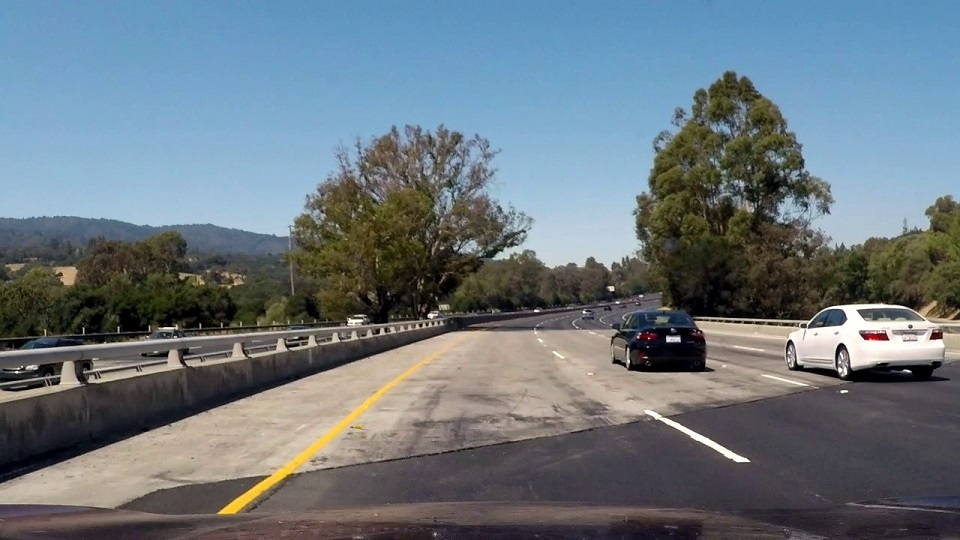
#> input picture lane-finding/test_images/challange00101.jpg, 960 x 540 px
$ python -i thresholding.py   (imports and definitions only)   (older library calls are emulated)
#> lines starting #> are read from the running program, lines starting #| are printed output that depends on the picture; after the words box and inside, x2 and y2 are one past the last pixel; in counts of white or black regions, pixels touching at a corner belong together
#> further down, picture is the input picture: shape (540, 960, 3); mean B, G, R 126, 118.4, 106.9
"""Extract color and gradient candidates using saved camera calibration."""

import json
from pathlib import Path

import cv2
import numpy as np


PROJECT_DIR = Path(__file__).resolve().parents[1]
DEFAULT_PARAMETERS = dict(
    white_lightness=(200, 255), yellow_hue=(15, 40),
    yellow_saturation=(100, 255), yellow_lightness=(40, 255),
    sobel_threshold=(40, 100), sobel_kernel=3,
)
COMPARISON_IMAGES = {"test1", "test3", "straight_lines1"}
DEFAULT_ROI = ((0.0, 1.0), (0.38, 0.58), (0.68, 0.58), (1.0, 1.0))
SOBEL_RANGES = ((20, 100), (40, 100), (60, 150))


# [17 lines left out: functions load_calibration, undistort_image, not called in this run]


def in_range(channel, bounds):
    """Return an inclusive threshold selection."""
    return (channel >= bounds[0]) & (channel <= bounds[1])


def color_mask(hls, white_lightness=(200, 255), yellow_hue=(15, 40),
               yellow_saturation=(100, 255), yellow_lightness=(40, 255)):
    """Select bright white and sufficiently saturated yellow pixels."""
#> called with white_lightness = (200, 255), yellow_hue = (15, 40), yellow_saturation = (100, 255), yellow_lightness = (40, 255)
    hue, lightness, saturation = cv2.split(hls)
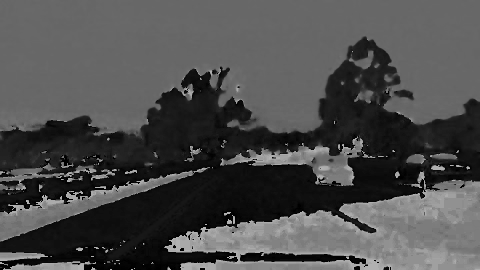
#> hue: shape (540, 960) (shown at 1/2 size); min 0, max 179, mean 76.3
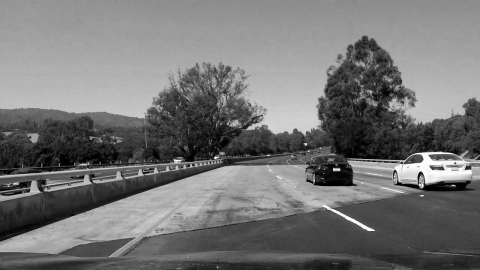
#> lightness: shape (540, 960) (shown at 1/2 size); min 0, max 255, mean 116.3
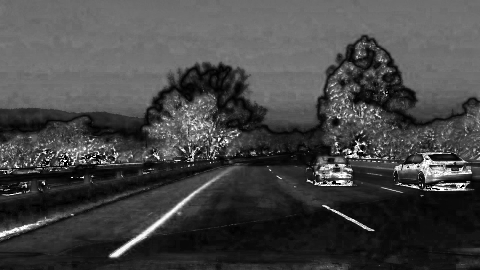
#> saturation: shape (540, 960) (shown at 1/2 size); min 0, max 255, mean 69.1
    white = in_range(lightness, white_lightness)
    yellow = (in_range(hue, yellow_hue) & in_range(saturation, yellow_saturation)
              & in_range(lightness, yellow_lightness))
#> call 3 of in_range, with bounds = (100, 255)
#> in in_range (call 3), `return (channel >= bounds[0]) & (channel <= bounds[1])`:
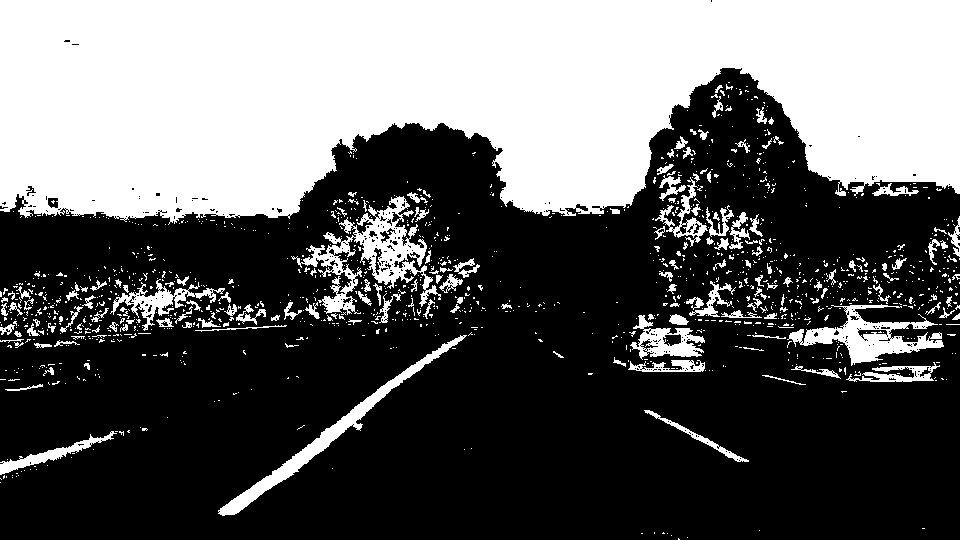
#> returned value: shape (540, 960) bool; 38.3% white; 1288 white regions (1126 under 20 px), largest, box (x1, y1, x2, y2) and area: (0, 0, 960, 225) 167150, (291, 196, 441, 315) 4988, (787, 304, 944, 366) 3385
#> call 4 of in_range, with bounds = (40, 255)
#> in in_range (call 4), `return (channel >= bounds[0]) & (channel <= bounds[1])`:
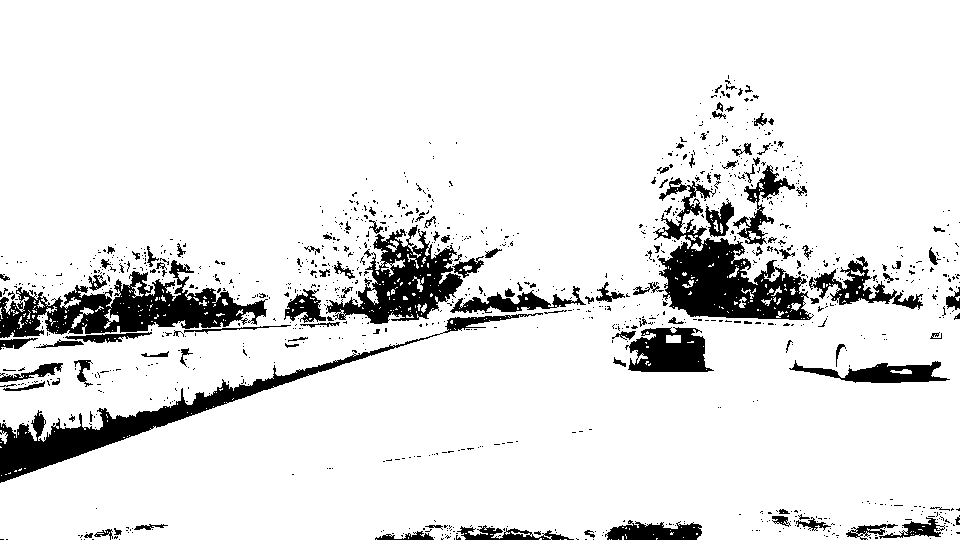
#> returned value: shape (540, 960) bool; 89.5% white; 1101 black regions (978 under 20 px), largest, box (x1, y1, x2, y2) and area: (653, 178, 814, 320) 8614, (0, 260, 268, 338) 8535, (0, 313, 543, 483) 8250
#> yellow: shape (540, 960) bool; 1.9% white; 646 white regions (611 under 20 px), largest, box (x1, y1, x2, y2) and area: (218, 344, 449, 516) 3143, (805, 304, 944, 361) 1705, (303, 196, 410, 268) 1473
    return (white | yellow).astype(np.uint8)
#> returned value: shape (540, 960); values 0 (black) and 1 (white), 3.7% white; 934 white regions (890 under 20 px), largest, box (x1, y1, x2, y2) and area: (713, 304, 960, 367) 5101, (522, 210, 639, 271) 4599, (218, 343, 449, 516) 3187


def sobel_x_mask(lightness, threshold=(40, 100), kernel_size=3):
    """Threshold the absolute X derivative scaled to 0..255."""
#> called with threshold = (40, 100), kernel_size = 3
    if kernel_size not in (1, 3, 5, 7):
        raise ValueError("Sobel kernel must be 1, 3, 5, or 7")
    gradient = np.abs(cv2.Sobel(lightness, cv2.CV_64F, 1, 0, ksize=kernel_size))
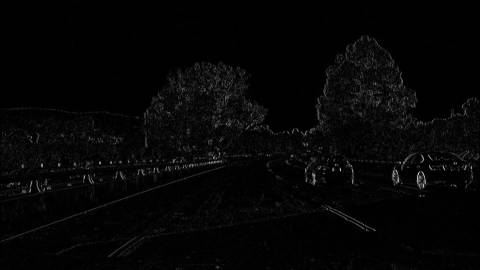
#> gradient: shape (540, 960) float64 (shown at 1/2 size); min 0, max 943, mean 22.1; drawn with min black and max white
    maximum = float(gradient.max())
#> maximum = 943
    if maximum == 0:
        return np.zeros(lightness.shape, dtype=np.uint8)
    scaled = (255 * gradient / maximum).astype(np.uint8)
    return in_range(scaled, threshold).astype(np.uint8)
#> in in_range (call 5), `return (channel >= bounds[0]) & (channel <= bounds[1])`:
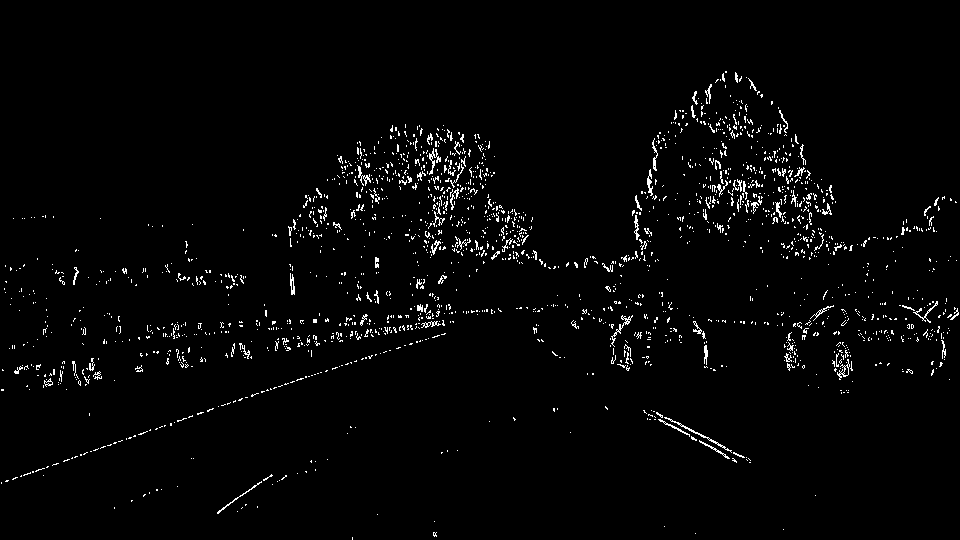
#> returned value: shape (540, 960) bool; 2.2% white in thin lines or dots, all inside (x1, y1, x2, y2) = (1, 71, 959, 540)


def threshold_image(image, white_lightness=(200, 255), yellow_hue=(15, 40),
                    yellow_saturation=(100, 255), yellow_lightness=(40, 255),
                    sobel_threshold=(40, 100), sobel_kernel=3):
    """Return color, gradient, and combined 0/1 masks for a BGR image."""
    hls = cv2.cvtColor(image, cv2.COLOR_BGR2HLS)
    colors = color_mask(hls, white_lightness, yellow_hue, yellow_saturation, yellow_lightness)
    gradient = sobel_x_mask(hls[:, :, 1], sobel_threshold, sobel_kernel)
    return colors, gradient, (colors | gradient)


# [228 lines left out: functions save_image, save_comparison, process_test_images, create_roi_mask, save_roi_comparison, process_roi_experiments and 2 more, not called in this run]


# [2 lines not run here, left out]

>>> import cv2
>>> picture = cv2.imread('../test_images/challange00101.jpg')
>>> result = threshold_image(picture)

$ run again, on lane-finding/test_images/solidWhiteRight.jpg
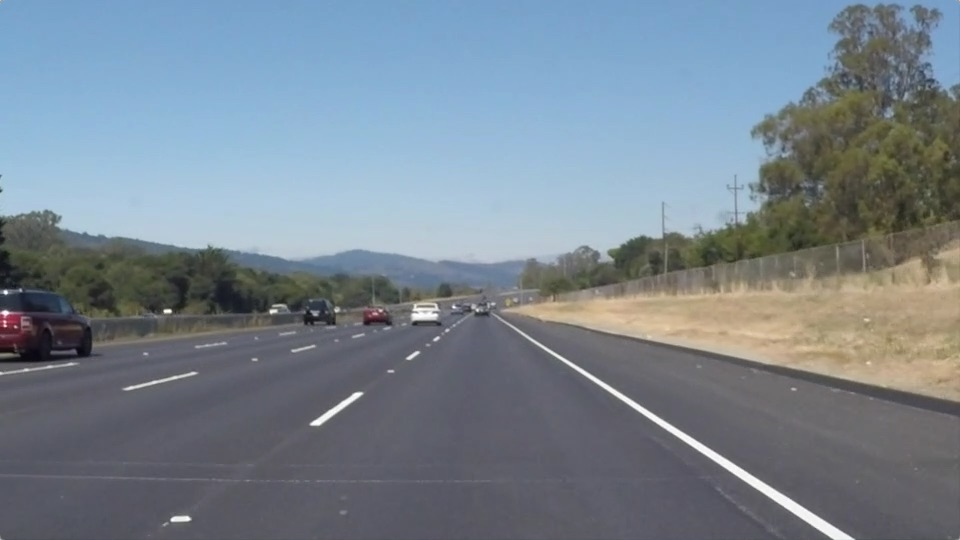
#> input picture lane-finding/test_images/solidWhiteRight.jpg, 960 x 540 px
#> picture is the input picture: shape (540, 960, 3); mean B, G, R 143.7, 132.6, 120.3
#> hls: shape (540, 960, 3); mean of channels 0, 1, 2 95, 132.1, 55.2
#> in in_range (call 4), `return (channel >= bounds[0]) & (channel <= bounds[1])`:
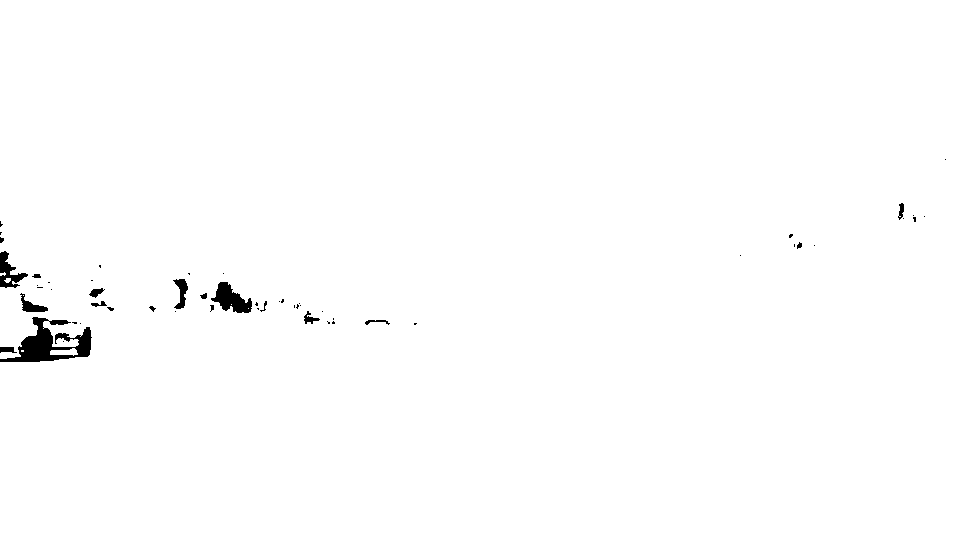
#> returned value: shape (540, 960) bool; 99.2% white; 55 black regions (39 under 20 px), largest, box (x1, y1, x2, y2) and area: (0, 317, 92, 362) 1762, (211, 282, 252, 313) 679, (0, 251, 28, 288) 443
#> yellow: shape (540, 960) bool; 0.26% white; 21 white regions (13 under 20 px), largest, box (x1, y1, x2, y2) and area: (632, 317, 693, 331) 491, (587, 304, 628, 324) 396, (730, 329, 790, 339) 245
#> maximum = 592
#> in in_range (call 5), `return (channel >= bounds[0]) & (channel <= bounds[1])`:
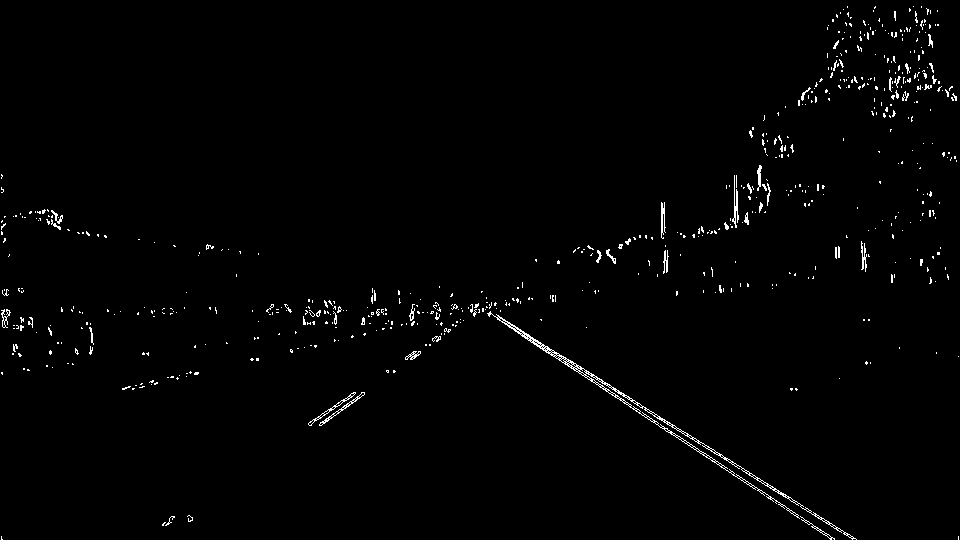
#> returned value: shape (540, 960) bool; 1.2% white in thin lines or dots

$ run again, on lane-finding/test_images/solidYellowCurve.jpg
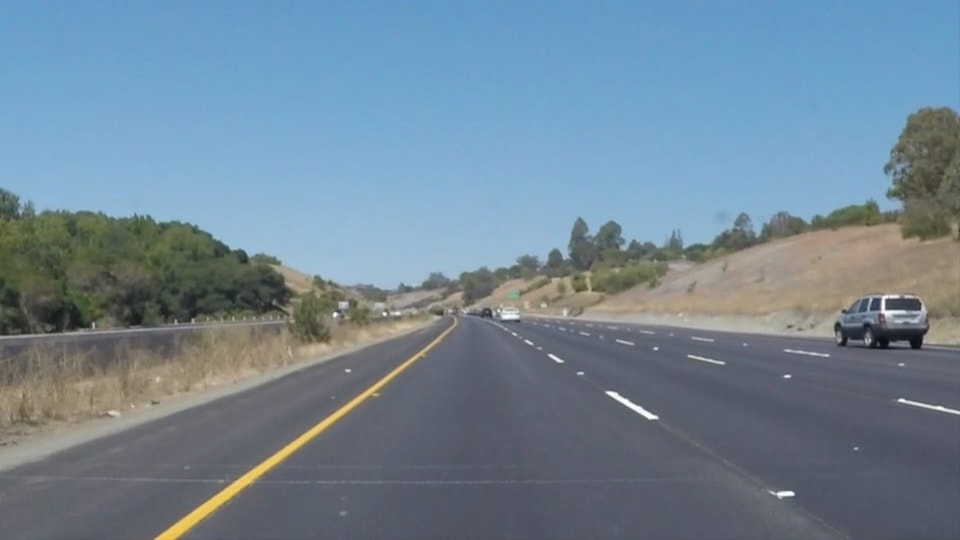
#> input picture lane-finding/test_images/solidYellowCurve.jpg, 960 x 540 px
#> picture is the input picture: shape (540, 960, 3); mean B, G, R 149, 133.4, 113
#> hls: shape (540, 960, 3); mean of channels 0, 1, 2 89.9, 131.4, 63.9
#> in in_range (call 3), `return (channel >= bounds[0]) & (channel <= bounds[1])`:
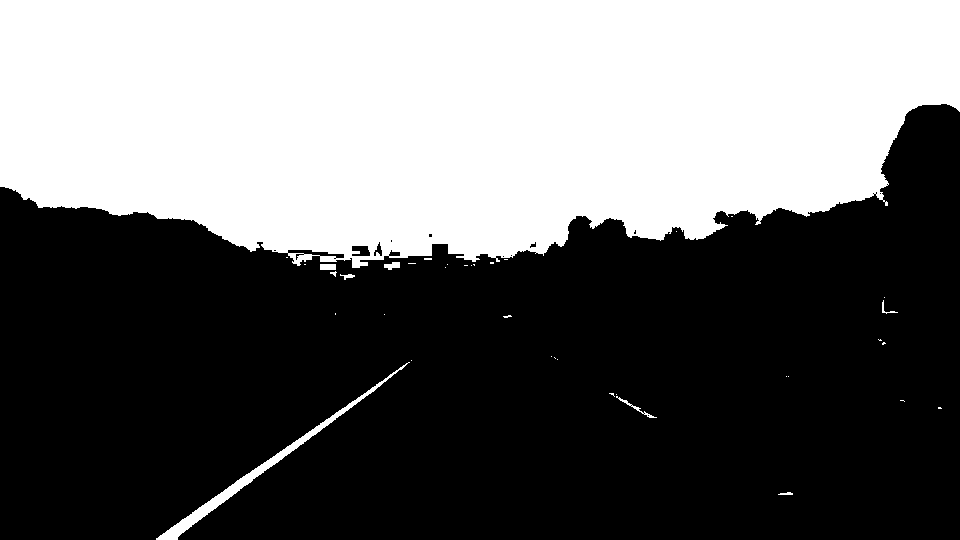
#> returned value: shape (540, 960) bool; 41.5% white; 38 white regions (29 under 20 px), largest, box (x1, y1, x2, y2) and area: (0, 0, 960, 268) 212668, (156, 362, 410, 540) 2105, (616, 396, 657, 418) 103
#> yellow: shape (540, 960) bool; 0.41% white; 4 white regions (3 under 20 px), largest, box (x1, y1, x2, y2) and area: (156, 362, 410, 540) 2105
#> maximum = 548
#> in in_range (call 5), `return (channel >= bounds[0]) & (channel <= bounds[1])`:
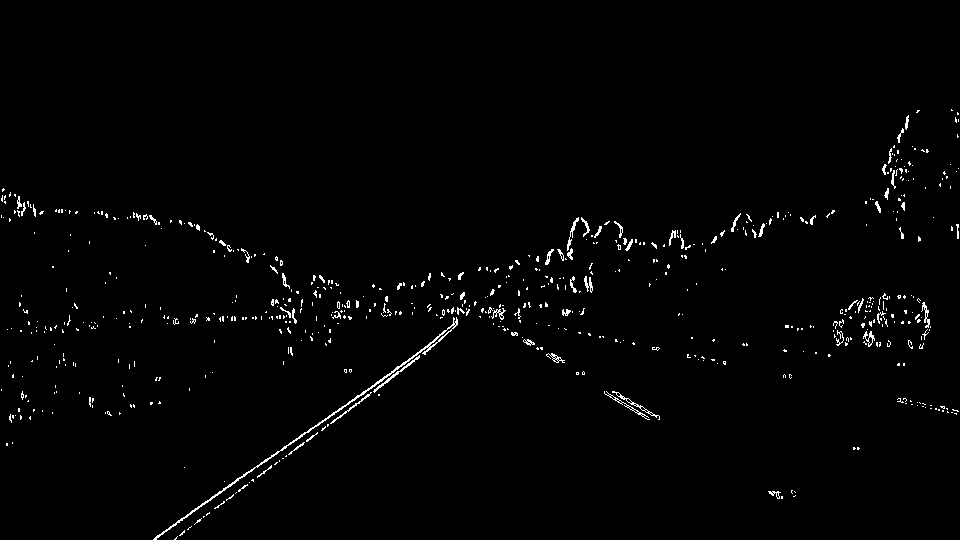
#> returned value: shape (540, 960) bool; 1.3% white in thin lines or dots, all inside (x1, y1, x2, y2) = (1, 109, 959, 540)
